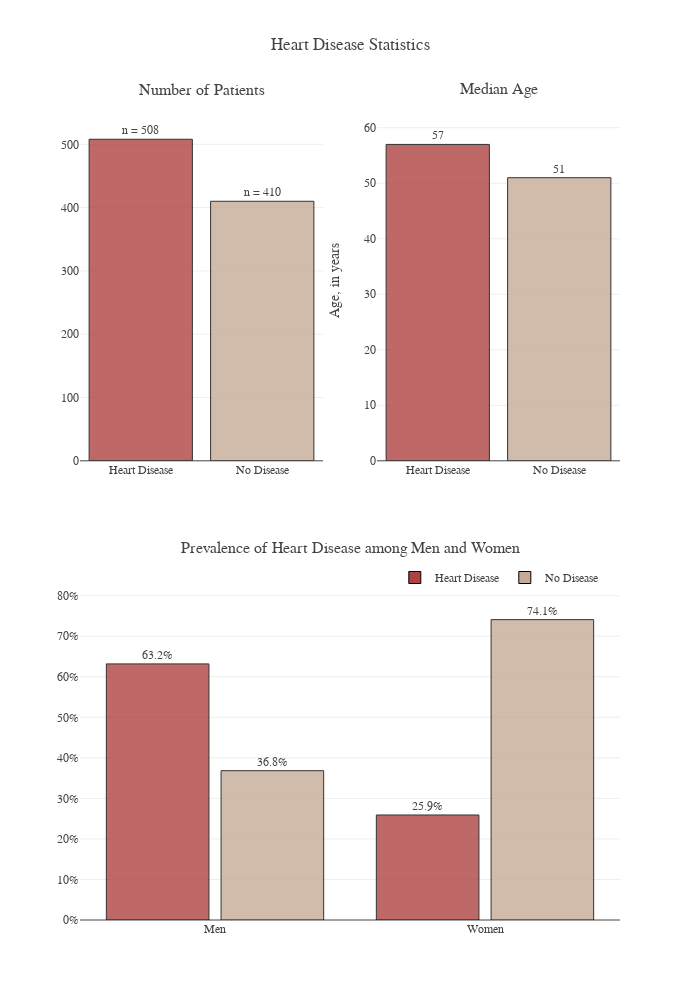

The notebook cell this image was saved under:
### Markdown cell above
# <div style="color:white;display:fill;border-radius:5px;background-color:#CC6C6C;letter-spacing:0.5px;overflow:hidden"><p style="padding:20px;color:white;overflow:hidden;margin:0;font-size:110%"><b>3 |</b> Exploratory Data Analysis</p></div>

### Code cell
# Plot 1
plot_df=heart.copy()
p1=plot_df.HeartDisease.value_counts()
p1=p1.rename('count').reset_index().sort_values('count', ascending=False)
x1=p1['index'].apply(lambda x: 'Heart Disease' if x==1 else 'No Disease')

# Plot 2
p2=plot_df.groupby('HeartDisease')['Age'].median().round(0).astype(int)
p2=p2.rename('age').reset_index().sort_values('age', ascending=False)

# Plot 3
p3=plot_df.groupby('Sex')['HeartDisease'].value_counts(normalize=True)
p3=p3.mul(100).rename('pct').reset_index()
x2=p3.Sex.apply(lambda x: 'Women' if x=='F' else 'Men').unique()[::-1]
y0=p3[p3.HeartDisease==0]['pct'][::-1]
y1=p3[p3.HeartDisease==1]['pct'][::-1]


temp = dict(layout=go.Layout(font=dict(family="Franklin Gothic", size=12)))
fig = make_subplots(rows=2, cols=2,
                    vertical_spacing=0.12,
                    specs=[[{}, {}], [{'colspan': 2}, None]],
                    subplot_titles=("Number of Patients", "Median Age", 
                                    "Prevalence of Heart Disease among Men and Women"))
# Plot 1
fig.add_trace(go.Bar(x=x1, y=p1['count'], text=p1['count'],texttemplate='n = %{text}', textposition='outside',
                     marker=dict(color=['#AF4343', '#C6AA97'], opacity=0.8),
                     hovertemplate='Number of Patients with %{x} = %{y}<extra></extra>',
                     name="Heart Disease", showlegend=False),row=1,col=1)
# Plot 2
fig.add_trace(go.Bar(x=x1, y=p2['age'], text=p2['age'], textposition='outside',
                     marker=dict(color=['#AF4343', '#C6AA97'], opacity=0.8),
                     hovertemplate='Median Age of Patients with %{x} = %{y} years<extra></extra>',
                     name="Heart Disease", showlegend=False),row=1,col=2)

# Plot 3
fig.add_trace(go.Bar(x=x2, y=y1, name='Heart Disease', text=y1, textposition='outside',
                     texttemplate='%{text:.1f}%', width=0.38, 
                     hovertemplate='Proportion of %{x} with Heart Disease = %{y:.2f}%<extra></extra>',
                     marker=dict(color='#AF4343', opacity=0.8)), row=2,col=1)
fig.add_trace(go.Bar(x=x2, y=y0, name='No Disease', text=y0, textposition='outside',
                     texttemplate='%{text:.1f}%', width=0.38, 
                     hovertemplate='Proportion of %{x} without Heart Disease = %{y:.2f}%<extra></extra>',
                     marker=dict(color='#C6AA97', opacity=0.8)), row=2,col=1)

fig.update_traces(marker=dict(line=dict(width=1, color='#000000')))
fig.update_layout(title="Heart Disease Statistics", showlegend=True, template=temp, 
                  legend=dict(orientation="h", yanchor="bottom", y=.4, xanchor="right", x=.97),
                  barmode='group', bargap=.15, height=1000, width=700)
fig.update_yaxes(title="", tickmode = 'array', range=(0, 570), dtick=5, row=1,col=1)
fig.update_yaxes(title="Age, in years", tickmode = 'array', range=(0, 65), dtick=6, row=1,col=2)
fig.update_yaxes(title="", ticksuffix='%',tickmode = 'array', range=(0, 89), dtick=5, row=2,col=1)
fig.show()

### Figure 1 — Plotly figure (JSON) as saved in the notebook; plotly's stock layout.template omitted (floating-point values rounded to 4 significant figures)
{"data": [{"hovertemplate": "Number of Patients with %{x} = %{y}<extra></extra>", "marker": {"color": ["#AF4343", "#C6AA97"], "line": {"color": "#000000", "width": 1}, "opacity": 0.8}, "name": "Heart Disease", "showlegend": false, "text": [508, 410], "textposition": "outside", "texttemplate": "n = %{text}", "type": "bar", "x": ["Heart Disease", "No Disease"], "xaxis": "x", "y": [508, 410], "yaxis": "y"}, {"hovertemplate": "Median Age of Patients with %{x} = %{y} years<extra></extra>", "marker": {"color": ["#AF4343", "#C6AA97"], "line": {"color": "#000000", "width": 1}, "opacity": 0.8}, "name": "Heart Disease", "showlegend": false, "text": [57, 51], "textposition": "outside", "type": "bar", "x": ["Heart Disease", "No Disease"], "xaxis": "x2", "y": [57, 51], "yaxis": "y2"}, {"hovertemplate": "Proportion of %{x} with Heart Disease = %{y:.2f}%<extra></extra>", "marker": {"color": "#AF4343", "line": {"color": "#000000", "width": 1}, "opacity": 0.8}, "name": "Heart Disease", "text": [63.17, 25.91], "textposition": "outside", "texttemplate": "%{text:.1f}%", "type": "bar", "width": 0.38, "x": ["Men", "Women"], "xaxis": "x3", "y": [63.17, 25.91], "yaxis": "y3"}, {"hovertemplate": "Proportion of %{x} without Heart Disease = %{y:.2f}%<extra></extra>", "marker": {"color": "#C6AA97", "line": {"color": "#000000", "width": 1}, "opacity": 0.8}, "name": "No Disease", "text": [36.83, 74.09], "textposition": "outside", "texttemplate": "%{text:.1f}%", "type": "bar", "width": 0.38, "x": ["Men", "Women"], "xaxis": "x3", "y": [36.83, 74.09], "yaxis": "y3"}], "layout": {"annotations": [{"font": {"size": 16}, "showarrow": false, "text": "Number of Patients", "x": 0.225, "xanchor": "center", "xref": "paper", "y": 1, "yanchor": "bottom", "yref": "paper"}, {"font": {"size": 16}, "showarrow": false, "text": "Median Age", "x": 0.775, "xanchor": "center", "xref": "paper", "y": 1, "yanchor": "bottom", "yref": "paper"}, {"font": {"size": 16}, "showarrow": false, "text": "Prevalence of Heart Disease among Men and Women", "x": 0.5, "xanchor": "center", "xref": "paper", "y": 0.44, "yanchor": "bottom", "yref": "paper"}], "bargap": 0.15, "barmode": "group", "height": 1000, "legend": {"orientation": "h", "x": 0.97, "xanchor": "right", "y": 0.4, "yanchor": "bottom"}, "showlegend": true, "title": {"text": "Heart Disease Statistics"}, "width": 700, "xaxis": {"anchor": "y", "domain": [0, 0.45]}, "xaxis2": {"anchor": "y2", "domain": [0.55, 1]}, "xaxis3": {"anchor": "y3", "domain": [0, 1]}, "yaxis": {"anchor": "x", "domain": [0.56, 1], "dtick": 5, "range": [0, 570], "tickmode": "array", "title": {"text": ""}}, "yaxis2": {"anchor": "x2", "domain": [0.56, 1], "dtick": 6, "range": [0, 65], "tickmode": "array", "title": {"text": "Age, in years"}}, "yaxis3": {"anchor": "x3", "domain": [0, 0.44], "dtick": 5, "range": [0, 89], "tickmode": "array", "ticksuffix": "%", "title": {"text": ""}}}}
